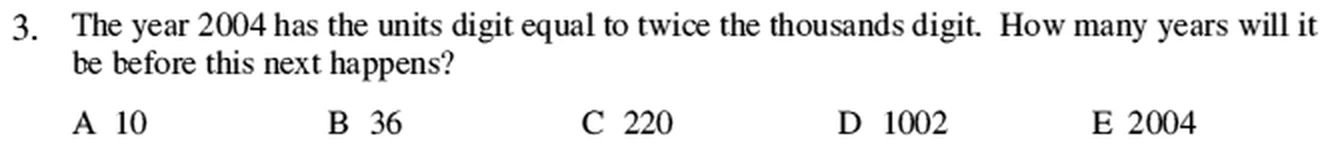
#> input picture docs/assets/q/2004/03.webp, 1330 x 148 px
$ python -i import_legacy.py   (imports and definitions only)
#> lines starting #> are read from the running program, lines starting #| are printed output that depends on the picture; after the words box and inside, x2 and y2 are one past the last pixel; in counts of white or black regions, pixels touching at a corner belong together
#> further down, picture is the input picture: PIL image 1330x148 RGB; mean R, G, B 237.4, 237.4, 237.4
"""Import the 2004-2010 Junior Mathematical Challenge papers.

UKMT publishes these years not as PDFs but as one GIF per question and one per
worked solution, on a page per year. The images appear in the page source in
reading order - question, solution, question, solution - so pairing them by
position recovers Q1 to Q25. The question number is printed inside each image
rather than in any markup, so the order is the only mapping there is; it is
checked afterwards by rendering contact sheets.
"""
import io, json, os, re, subprocess, sys, time

sys.stdout = io.TextIOWrapper(sys.stdout.buffer, encoding='utf-8', errors='replace')
ROOT = os.path.abspath(os.path.join(os.path.dirname(__file__), '..'))
# [1 line not run here, left out]

from PIL import Image

YEARS = range(2004, 2011)
PAGE = 'https://ukmt.org.uk/free-past-papers/junior-mathematical-challenge-%d'
CACHE = os.path.join('source_legacy')
UA = 'Mozilla/5.0 (compatible; jmc-practice-import/1.0)'

# Answer letters read from the letter printed at the head of each official
# worked solution. 2004 Q3 is the one exception: UKMT's page carries no
# solution for it, and the answer below is derived from the question itself -
# between 2005 and 2999 the thousands digit is 2, so the units digit must be 4,
# making 2014 the next such year, ten years on.
ANSWERS = {
    2004: 'BEADCECECBDBACDCDBBAEDEAD',
    2005: 'CBCEBDCAEDAEADADEAEBDCBCB',
    2006: 'BACCBDAEEDBCACDCDADEABBCB',
    2007: 'CDBEEADDCDAADECBCBAEBDECB',
    2008: 'DEBCEDCAEBECCDBABBDAADBED',
    2009: 'BBDEDBCEABCADEEDABADEDCCB',
    2010: 'BEADDCADAECCBDCEDDCBCEEBA',
}
DERIVED = {(2004, 3)}          # answer worked out here, not printed by UKMT


# [48 lines left out: functions fetch, page_images, ink_bands, not called in this run]


def has_logos(img):
    """A question page carries a UKMT logo in each top corner with a clear gap
    between them. A solution opens with text at the left, so this separates the
    two reliably - size does not, since a long solution can be page-tall."""
    g = img.convert('L').point(lambda v: 0 if v > 240 else 255)
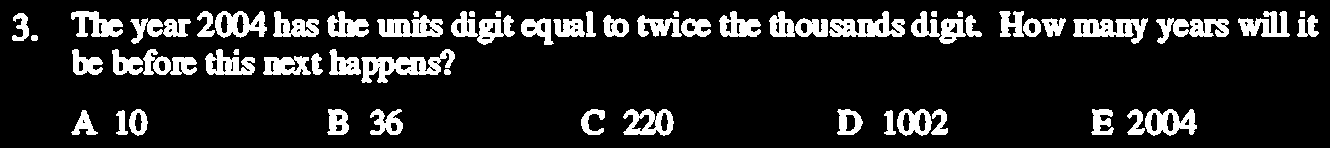
#> g: PIL image 1330x148 L; 14.1% white; 63 white regions, largest, box (x1, y1, x2, y2) and area: (361, 49, 455, 83) 1386, (829, 11, 905, 37) 1109, (1073, 18, 1148, 44) 1082
    w, h = g.size
#> w = 1330; h = 148
    band = g.crop((0, 0, w, min(60, h)))
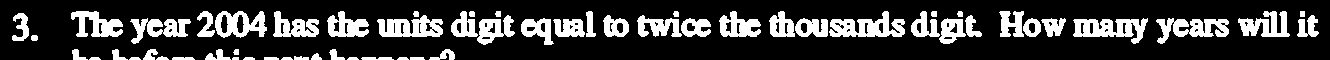
#> band: PIL image 1330x60 L; 22.5% white; 59 white regions, largest, box (x1, y1, x2, y2) and area: (829, 11, 905, 37) 1109, (1073, 18, 1148, 44) 1082, (1156, 18, 1229, 44) 983
    px, bw, bh = band.tobytes(), band.width, band.height
#> bw = 1330; bh = 60

    def ink(x0, x1):
        return any(any(px[y * bw + x0:y * bw + x1]) for y in range(bh))

    return ink(0, int(bw * 0.14)) and ink(int(bw * 0.86), bw)         and not ink(int(bw * 0.30), int(bw * 0.70))


# [130 lines left out: functions crop_question, tidy, pair_up, build, catalogue_entries, main, not called in this run]


# [2 lines not run here, left out]

>>> from PIL import Image
>>> picture = Image.open('../docs/assets/q/2004/03.webp')
>>> result = has_logos(picture)
#> result = False

$ run again, on docs/assets/q/2005/05.webp
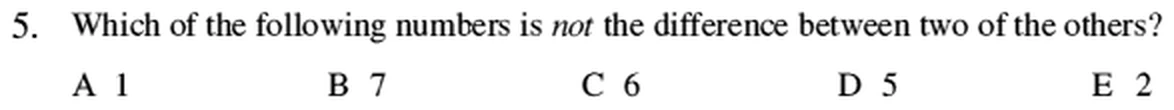
#> input picture docs/assets/q/2005/05.webp, 1174 x 110 px
#> picture is the input picture: PIL image 1174x110 RGB; mean R, G, B 237.7, 237.7, 237.7
#> in has_logos, `g = img.convert('L').point(lambda v: 0 if v > 240 else 255)`:
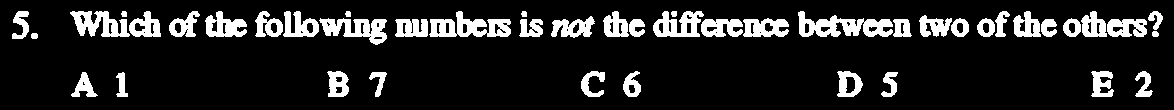
#> g: PIL image 1174x110 L; 13.8% white; 45 white regions, largest, box (x1, y1, x2, y2) and area: (798, 11, 893, 37) 1320, (429, 11, 511, 37) 1191, (319, 18, 387, 45) 985
#> in has_logos, `band = g.crop((0, 0, w, min(60, h)))`:
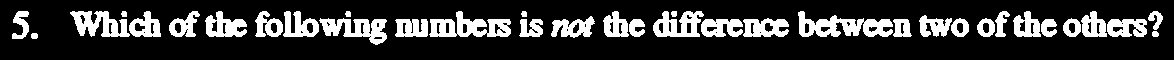
#> band: PIL image 1174x60 L; 21% white; 35 white regions, largest, box (x1, y1, x2, y2) and area: (798, 11, 893, 37) 1320, (429, 11, 511, 37) 1191, (319, 18, 387, 45) 985
#> bw = 1174; bh = 60
#> result = False

$ run again, on docs/assets/q/2005/08.webp
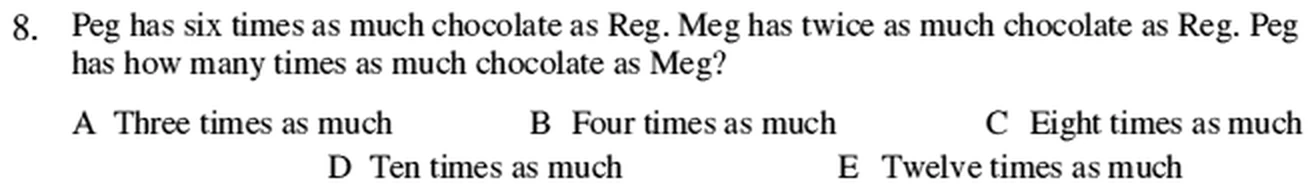
#> input picture docs/assets/q/2005/08.webp, 1316 x 190 px
#> picture is the input picture: PIL image 1316x190 RGB; mean R, G, B 232.5, 232.5, 232.5
#> in has_logos, `g = img.convert('L').point(lambda v: 0 if v > 240 else 255)`:
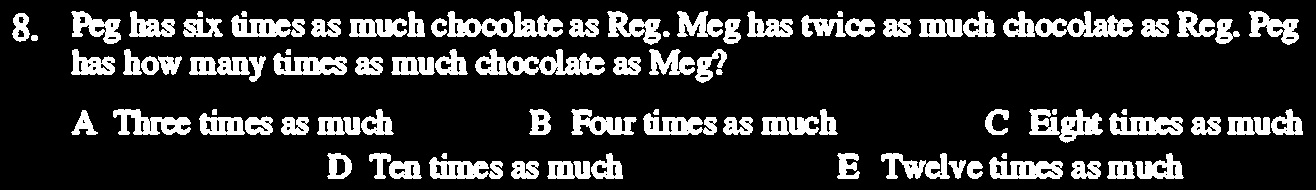
#> g: PIL image 1316x190 L; 18.1% white; 92 white regions (1 under 20 px), largest, box (x1, y1, x2, y2) and area: (507, 49, 605, 75) 1340, (1035, 11, 1133, 37) 1327, (113, 109, 191, 135) 1119
#> in has_logos, `band = g.crop((0, 0, w, min(60, h)))`:
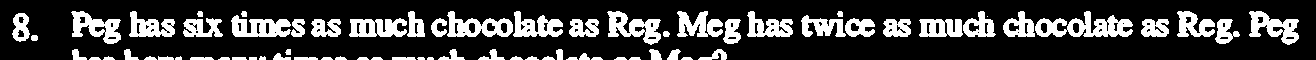
#> band: PIL image 1316x60 L; 23.3% white; 71 white regions (2 under 20 px), largest, box (x1, y1, x2, y2) and area: (1035, 11, 1133, 37) 1327, (607, 11, 661, 45) 921, (447, 11, 513, 37) 893
#> bw = 1316; bh = 60
#> result = False

$ run again, on docs/assets/q/2006/06.webp
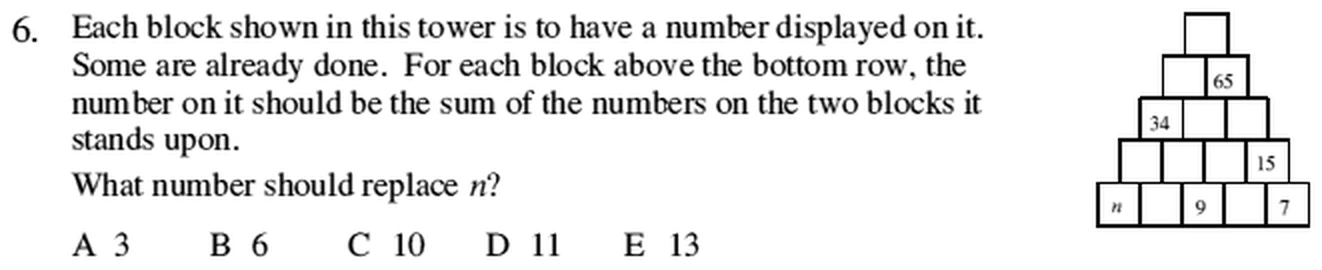
#> input picture docs/assets/q/2006/06.webp, 1322 x 270 px
#> picture is the input picture: PIL image 1322x270 RGB; mean R, G, B 233.9, 233.8, 233.9
#> in has_logos, `g = img.convert('L').point(lambda v: 0 if v > 240 else 255)`:
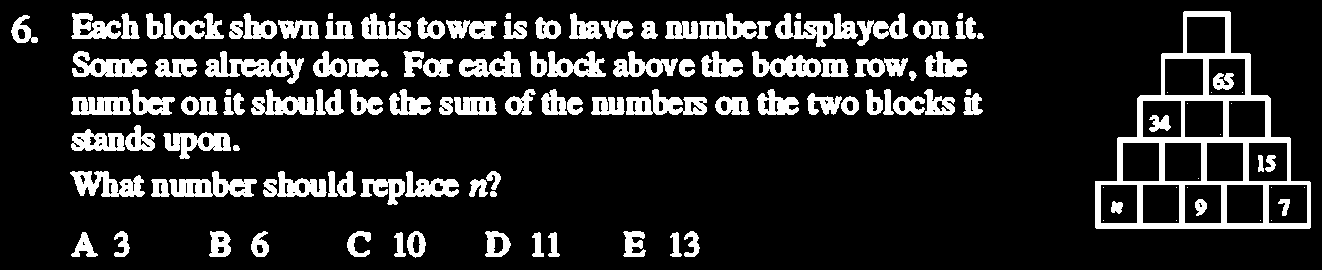
#> g: PIL image 1322x270 L; 16% white; 136 white regions (17 under 20 px), largest, box (x1, y1, x2, y2) and area: (1095, 11, 1311, 229) 8899, (205, 51, 304, 84) 1454, (169, 171, 257, 197) 1256
#> in has_logos, `band = g.crop((0, 0, w, min(60, h)))`:
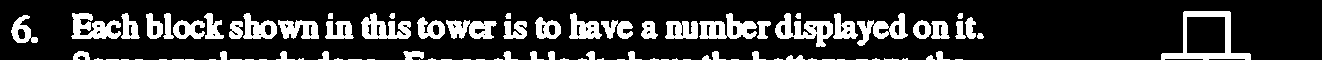
#> band: PIL image 1322x60 L; 18.7% white; 91 white regions (39 under 20 px), largest, box (x1, y1, x2, y2) and area: (1161, 11, 1251, 60) 1200, (775, 13, 833, 47) 887, (699, 13, 757, 39) 846
#> bw = 1322; bh = 60
#> result = False
